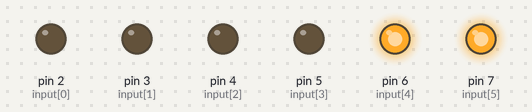
Simulated run of this sketch. Board: Arduino Uno, built with avr-gcc and run on an emulated ATmega328P. Parts: output pins drawn as LEDs (lit = HIGH). Pins used as bus, display or sensor lines are not drawn.

Above: at 0.05 s.
At 0.35 s:
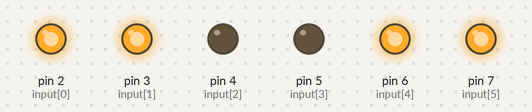
At 0.75 s:
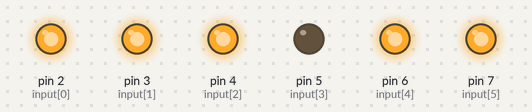
At 1.45 s:
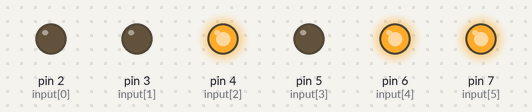
At 2.15 s:
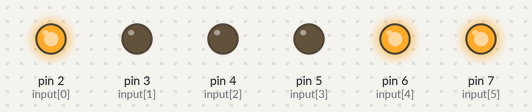
At 2.85 s:
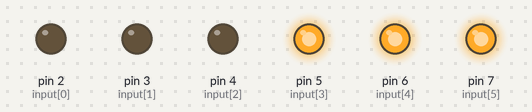
Timing chart, 0 to 3.1 s (numbered marks = the images above):
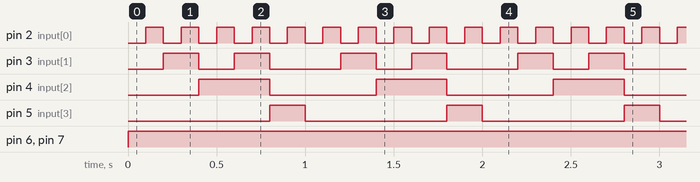

Measured:
- by itself, pin 2 (input[0]): alternates HIGH for 0.10 s and LOW for 0.10 s
- by itself, pin 3 (input[1]): repeats every 1.0 s: LOW 0.20 s, HIGH 0.20 s, LOW 0.40 s, HIGH 0.20 s
- by itself, pin 4 (input[2]): alternates HIGH for 0.40 s and LOW for 0.60 s
- by itself, pin 5 (input[3]): alternates HIGH for 0.20 s and LOW for 0.80 s
- by itself, pin 6 (input[4]), pin 7 (input[5]): LOW → HIGH at 0.00 s

The sketch:

TripleCounter.ino
```cpp
// C++ code


int input[] = {2,3,4,5,6,7,8};
void setup()
{
  for(int i=0;i<=6;i++)
  {
    pinMode(input[i],OUTPUT);
  }
}

void loop()
{
  for(int x=0;x<=9;x++)
  {
    //digitalWrite(input[5],1); 1->HIGH 0->LOW
    digitalWrite(input[6],1);
    digitalWrite(input[5],1);
    digitalWrite(input[4],0);
    digitalWrite(input[0],(x/1)%2);
    digitalWrite(input[1],(x/2)%2);
    digitalWrite(input[2],(x/4)%2);
    digitalWrite(input[3],(x/8)%2);
    digitalWrite(input[4],1);

    for(int y=0;y<10;y++)
  	{
      // digitalWrite(input[6],1);
      	digitalWrite(input[6],1);
      	digitalWrite(input[5],0);
        digitalWrite(input[0],y%2);
        digitalWrite(input[1],(y/2)%2);
        digitalWrite(input[2],(y/4)%2);
        digitalWrite(input[3],(y/8)%2);
        digitalWrite(input[5],1);

      for(int z=0;z<=9;z++)
      {
        digitalWrite(input[6],0);
        digitalWrite(input[0],z%2);
        digitalWrite(input[1],(z/2)%2);
        digitalWrite(input[2],(z/4)%2);
        digitalWrite(input[3],(z/8)%2);
        delay(100);
      }
    }
  }
}
```
